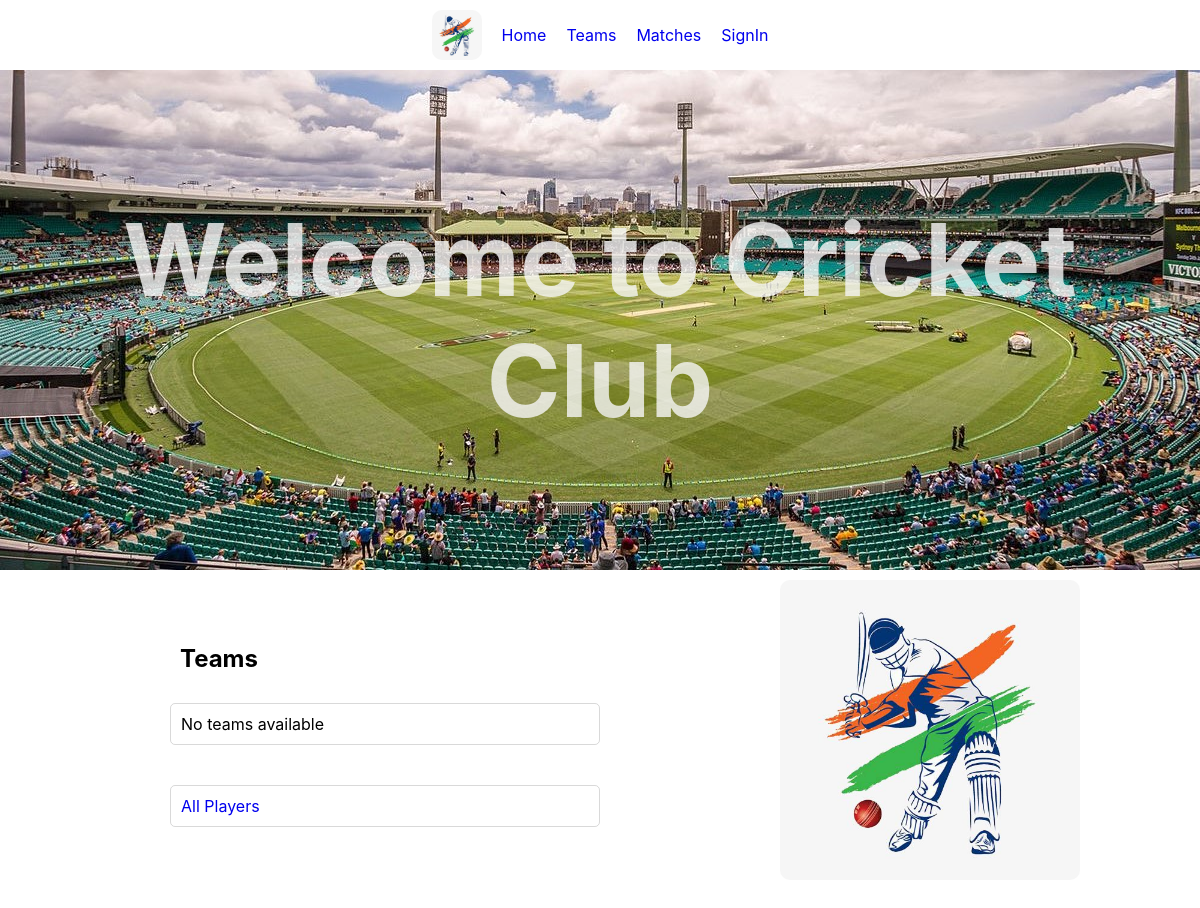
Before: / with the older database file.
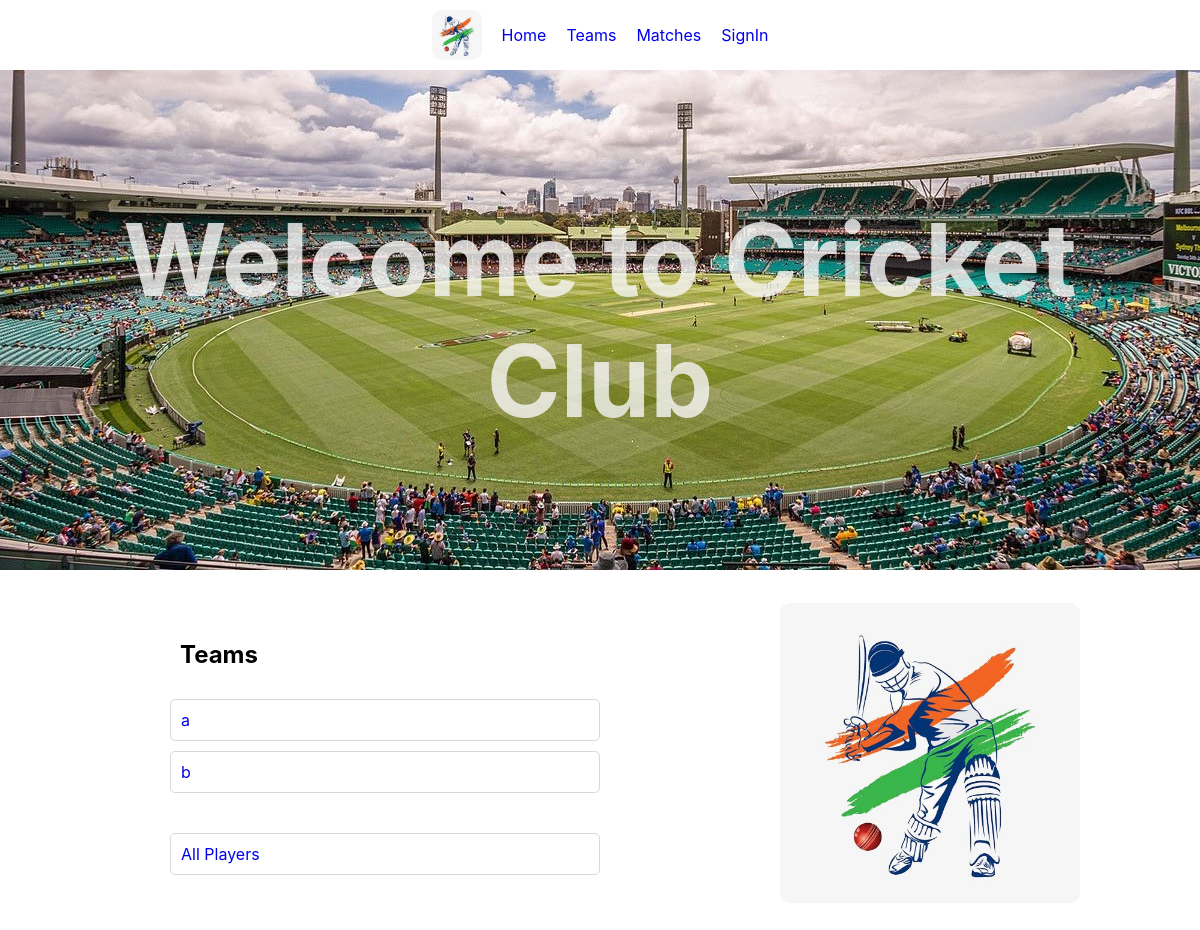
After: the same page with the newer database file.
### sportsapp/models.py (models this page shows, shortened)
class Team(models.Model):
    sport = models.ForeignKey(Sport, on_delete=models.CASCADE)
    name = models.CharField(default="", max_length=255)

### sportsapp/views.py (the view)
# urls.py: 2. Add a URL to urlpatterns:  path('', views.home, name='home')
def home(request):
    player = Player.objects.all()
    team = Team.objects.all()
    context = {
        "team":team,
        "player":player,
    }
    return render(request, "home.html",context)

### sportsapp/templates/home.html (shortened to what this page needs)
{% extends 'base.html' %} {% load static %} {% block home %}
<div>
    <div class="hero">
        <h1>Welcome to Cricket Club</h1>
    </div>
    <div class="home">
        <div class="teams">
            <h2>Teams</h2>
            {% for i in team %}
            <a href="{% url 'team' i.id %}"><div class="team">{{i.name}}</div></a>
            {% empty %}
            <div class="team">No teams available</div>
            {% endfor %}
            <br>
            <a href="{% url 'players' %}"><div class="team">All Players</div></a>
        </div>
        <img src="../static/images/cricket-logo.jpg" alt="">
    </div>
</div>
{%endblock%}

### sportsapp/templates/base.html (shortened to what this page needs)
{% load static %}
<!DOCTYPE html>
<html lang="en">
<head>
    <link rel="stylesheet" href="{% static 'sportsapp/style.css' %}" />
</head>
<body>
    <nav>{% include 'navbar.html' %}</nav>
    <div>{% block home %} {%endblock%}</div>
</body>
</html>

### sportsapp/templates/navbar.html
{% load static %}
<nav>
    <ul>
        <li><div class="logo"><img src="../static/images/cricket-logo.jpg" alt=""></div></li>
        <li><a href="{% url 'home' %}">Home</a></li>
        <li><a href="{% url 'teams' %}">Teams</a></li>
        <li><a href="{% url 'match' %}">Matches</a></li>
        {% if request.user.is_authenticated %}
        <li>
              <a class="btn btn-blue" href="{% url 'profile' %}">Profile</a>
        </li>
        <li>
            <a class="btn btn-red" href="{% url 'logout' %}">Logout</a>
        </li>
        {%else%}
        <li>
            <a class="btn btn-green" href="{% url 'signin' %}">SignIn</a>
        </li>
        {%endif%}
    </ul>
</nav>

### sportsapp/static/sportsapp/style.css (style rules this page uses)
* { box-sizing: border-box; margin: 0px; padding: 0px; scroll-behavior: smooth; font-family: -apple-system, BlinkMacSystemFont, "Segoe UI", Roboto, "Helvetica Neue", Arial, "Noto Sans", sans-serif, "Apple Color Emoji", "Segoe UI Emoji", "Segoe UI Symbol", "Noto Color Emoji"; }
:root { --gray-3: rgba(128, 128, 128, 0.3); }
body { padding-bottom: 50px; }
img { width: 100%; height: auto; object-fit: cover; }
a { cursor: pointer; text-decoration: none; }
h2 { padding: 20px; }
ul { list-style: none; }
nav ul { display: flex; align-items: center; justify-content: center; }
ul li { padding: 5px; margin: 5px; }
.logo { width: 50px; height: 50px; border-radius: 10px; overflow: hidden; }
.hero { display: flex; justify-content: space-evenly; align-items: center; background-color: #f6f6f6; color: rgba(246, 246, 246, 0.8); font-size: 50px; text-align: center; padding: 0 10%; background-image: url("../images/Cricket_Ground.jpg"); height: 500px; background-position: center; background-repeat: no-repeat; background-size: cover; }
.home { display: flex; flex-wrap: wrap; justify-content: space-evenly; align-items: center; }
.home img { width: 300px; height: 300px; border-radius: 10px; margin: 10px; }
.teams { padding: 50px; width: 550px; }
.teams .team { border: 1px solid var(--gray-3); padding: 10px; border-radius: 5px; margin: 10px; max-width: 450px; min-width: 200px; }

Changed rows visible on the page:
added Team: name "a"
added Team: name "b"
Other visible differences:
text no longer shown: "No teams available"
